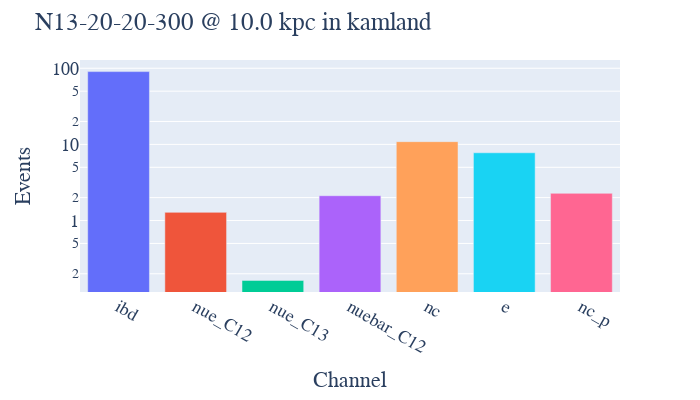

Notebook code for this chart:
### Markdown cell above
## Visible totals

Sub-set of all totals set by `Detector`.

### Bar graph

### Code cell
vis = pnut.vis_totals(sn, detector)
beer.bar_vis(sn, detector)

### Figure 1 — Plotly figure (JSON) as saved in the notebook; plotly's stock layout.template omitted (floating-point values rounded to 4 significant figures)
{"data": [{"alignmentgroup": "True", "hovertemplate": "Channel=%{x}<br>Events=%{y}<extra></extra>", "legendgroup": "ibd", "marker": {"color": "#636efa", "pattern": {"shape": ""}}, "name": "ibd", "offsetgroup": "ibd", "orientation": "v", "showlegend": true, "textposition": "auto", "type": "bar", "x": ["ibd"], "xaxis": "x", "y": [90.4], "yaxis": "y"}, {"alignmentgroup": "True", "hovertemplate": "Channel=%{x}<br>Events=%{y}<extra></extra>", "legendgroup": "nue_C12", "marker": {"color": "#EF553B", "pattern": {"shape": ""}}, "name": "nue_C12", "offsetgroup": "nue_C12", "orientation": "v", "showlegend": true, "textposition": "auto", "type": "bar", "x": ["nue_C12"], "xaxis": "x", "y": [1.28], "yaxis": "y"}, {"alignmentgroup": "True", "hovertemplate": "Channel=%{x}<br>Events=%{y}<extra></extra>", "legendgroup": "nue_C13", "marker": {"color": "#00cc96", "pattern": {"shape": ""}}, "name": "nue_C13", "offsetgroup": "nue_C13", "orientation": "v", "showlegend": true, "textposition": "auto", "type": "bar", "x": ["nue_C13"], "xaxis": "x", "y": [0.1635], "yaxis": "y"}, {"alignmentgroup": "True", "hovertemplate": "Channel=%{x}<br>Events=%{y}<extra></extra>", "legendgroup": "nuebar_C12", "marker": {"color": "#ab63fa", "pattern": {"shape": ""}}, "name": "nuebar_C12", "offsetgroup": "nuebar_C12", "orientation": "v", "showlegend": true, "textposition": "auto", "type": "bar", "x": ["nuebar_C12"], "xaxis": "x", "y": [2.119], "yaxis": "y"}, {"alignmentgroup": "True", "hovertemplate": "Channel=%{x}<br>Events=%{y}<extra></extra>", "legendgroup": "nc", "marker": {"color": "#FFA15A", "pattern": {"shape": ""}}, "name": "nc", "offsetgroup": "nc", "orientation": "v", "showlegend": true, "textposition": "auto", "type": "bar", "x": ["nc"], "xaxis": "x", "y": [10.87], "yaxis": "y"}, {"alignmentgroup": "True", "hovertemplate": "Channel=%{x}<br>Events=%{y}<extra></extra>", "legendgroup": "e", "marker": {"color": "#19d3f3", "pattern": {"shape": ""}}, "name": "e", "offsetgroup": "e", "orientation": "v", "showlegend": true, "textposition": "auto", "type": "bar", "x": ["e"], "xaxis": "x", "y": [7.76], "yaxis": "y"}, {"alignmentgroup": "True", "hovertemplate": "Channel=%{x}<br>Events=%{y}<extra></extra>", "legendgroup": "nc_p", "marker": {"color": "#FF6692", "pattern": {"shape": ""}}, "name": "nc_p", "offsetgroup": "nc_p", "orientation": "v", "showlegend": true, "textposition": "auto", "type": "bar", "x": ["nc_p"], "xaxis": "x", "y": [2.277], "yaxis": "y"}], "layout": {"barmode": "relative", "font": {"family": "Times New Roman", "size": 18}, "height": 400, "legend": {"title": {"text": "Channel"}, "tracegroupgap": 0}, "margin": {"t": 60}, "showlegend": false, "title": {"text": "N13-20-20-300 @ 10.0 kpc in kamland"}, "width": 700, "xaxis": {"anchor": "y", "categoryarray": ["ibd", "nue_C12", "nue_C13", "nuebar_C12", "nc", "e", "nc_p"], "categoryorder": "array", "domain": [0, 1], "title": {"text": "Channel"}}, "yaxis": {"anchor": "x", "domain": [0, 1], "title": {"text": "Events"}, "type": "log"}}}
